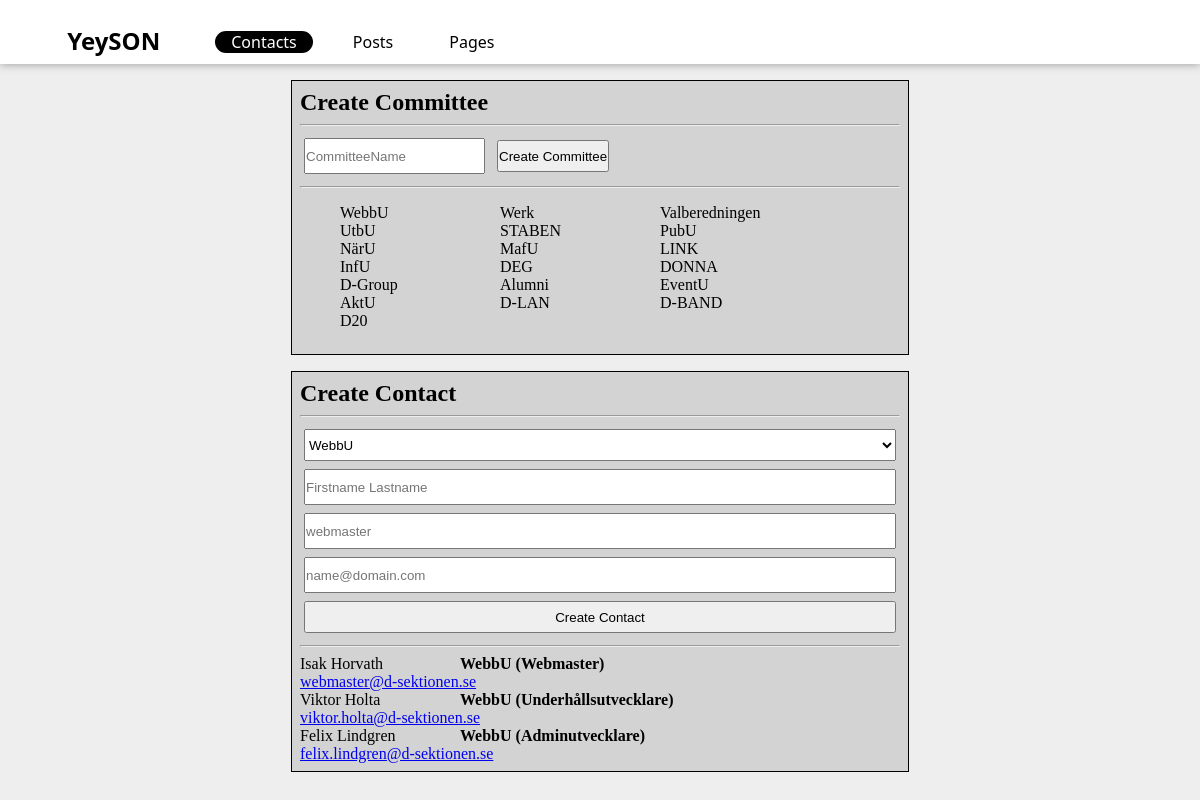
The page / on the database its author committed.
### YeySON/models.py (models this page shows)
class Committee(models.Model):
    title = models.CharField(max_length=128)

class Contact(models.Model):
    committee = models.CharField(max_length=128)
    name = models.CharField(max_length=128)
    position = models.CharField(max_length=128)
    mail = models.CharField(max_length=128)

### YeySON/views.py (the view)
# urls.py: 2. Add a URL to urlpatterns:  path('', views.home, name='home')
def home(request):
    all_committees = Committee.objects.all()
    all_contacts = Contact.objects.all()
    context = {
        'committees': all_committees,
        'contacts': all_contacts
    }
    if request.method == 'POST':
        if "fname-1" in request.POST:
            Committee.objects.create(title=request.POST["fname-1"])
        elif "fname-2" in request.POST:
            Contact.objects.create(committee=request.POST["committees"], name=request.POST["fname-2"], position=request.POST["fname-3"], mail=request.POST["fname-4"])
    return render(request, 'contact.html', context)

### templates/contact.html (shortened to what this page needs)
<!DOCTYPE html>
<html>
    <head>
    </head>
    <body>
        {% include "components/header.html" %}
        <div class="Section">
            <h2>Create Committee</h2>
            <hr/>
            <form action="" method="post">
                <div class="Create-Committee">
                    <input type="text" class="Textfield" placeholder="CommitteeName" id="fname-1" name="fname-1">
                    <input type="submit" class="Button" value="Create Committee" />
                </div>
            </form>
            <hr/>
            <ul>
                {% for o in committees %}
                    <span class="committee-display">{{ o.title }}</span>
                {% endfor %}
            </ul>
        </div>
        <div class="Section">
            <h2>Create Contact</h2>
            <hr/>
            <form action="" method="post">
                <select name="committees" class="Dropdown" id="Committee-Select">
                    {% for o in committees %}
                        <option>{{ o.title }}</option>
                    {% endfor %}
                </select>
                <input type="text" class="Textfield" placeholder="Firstname Lastname" id="fname-2" name="fname-2">
                <input type="text" class="Textfield" placeholder="webmaster" id="fname-3" name="fname-3">
                <input type="text" class="Textfield" placeholder="name@domain.com" id="fname-4" name="fname-4">
                <input type="submit" class="Button" value="Create Contact" />
            </form>
            <hr/>
                {% for o in contacts %}
                    <div class="contact">
                        <span class="name">{{ o.name }}</span>
                        <span class="position"><b>{{ o.committee }} ({{ o.position }})</b></span>
                        <span class="mail"><a href="#">{{ o.mail }}</a></span>
                    </div>
                {% endfor %}
        </div>
    </body>
</html>

### templates/css/contact-css.html (style rules this page uses)
html, body { padding: 0; margin: 0; background: #eee; }
.Section { width: 50%; border: 1px solid black; padding: 8px; margin-left: auto; margin-right: auto; margin-top: 16px; margin-bottom: 16px; background-color: lightgray; }
.Section h2 { padding: 0px; margin: 0px; }
.Button, .Textfield, .Dropdown, .Date { height: 32px; padding: 0; margin: 4px; }
form { display: flex; flex-direction: column; }
.contact { width: 100%; margin: 0; padding: 0; }
.name { display: inline-block; width: 156px; }
.position, .mail { display: inline-block; width: 256px; }
.committee-display { display: inline-block; width: 156px; }

### rows shown on the page
Committee: title "WebbU"
Committee: title "Werk"
Committee: title "Valberedningen"
Committee: title "UtbU"
Committee: title "STABEN"
Committee: title "PubU"
Committee: title "NärU"
Committee: title "MafU"
Committee: title "LINK"
Committee: title "InfU"
Committee: title "DEG"
Committee: title "DONNA"
Committee: title "D-Group"
Committee: title "Alumni"
Committee: title "EventU"
Committee: title "AktU"
Committee: title "D-LAN"
Committee: title "D-BAND"
Committee: title "D20"
Contact: name "Isak Horvath", committee "WebbU", position "Webmaster", mail "webmaster@d-sektionen.se"
Contact: name "Viktor Holta", committee "WebbU", position "Underhållsutvecklare", mail "viktor.holta@d-sektionen.se"
Contact: name "Felix Lindgren", committee "WebbU", position "Adminutvecklare", mail "felix.lindgren@d-sektionen.se"

### other values the page prints
form field committees "WebbU"
